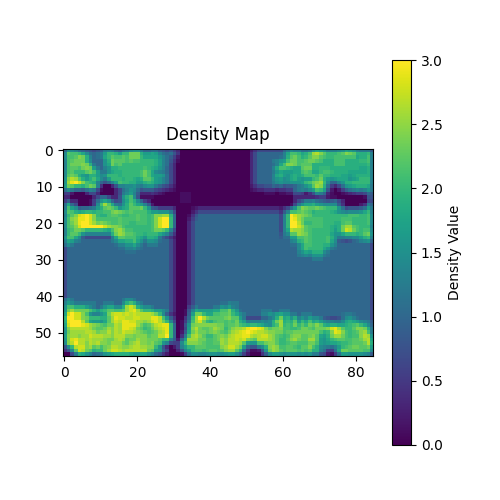
#> input picture density_map_3*3.png, 500 x 500 px
$ python Image_Splitter_by_grid.py 'density_map_3*3.png' 5 5 'density_map_5*5.png'
#> lines starting #> are read from the running program, lines starting #| are printed output that depends on the picture
import os
from PIL import Image
import sys

def split_image(image_path, grid_x, grid_y, output_dir):
    """
    Splits the image into smaller grid cells.

    :param image_path: Path to the input image.
    :param grid_x: Number of grid cells along the x-axis.
    :param grid_y: Number of grid cells along the y-axis.
    :param output_dir: Directory to save the output images.
    """
#> called with image_path = 'density_map_3*3.png', grid_x = 5, grid_y = 5, output_dir = 'density_map_5*5.png'
    try:
        img = Image.open(image_path)
#> img is the input picture: PIL image 500x500 RGBA; mean R, G, B, A 198.4, 214.2, 212.4, 255
        img_width, img_height = img.size
#> img_width = 500; img_height = 500
        cell_width = img_width // grid_x
#> cell_width = 100
        cell_height = img_height // grid_y
#> cell_height = 100

        # Create the output directory if it doesn't exist
        if not os.path.exists(output_dir):
            os.makedirs(output_dir)

        for x in range(grid_x):
            for y in range(grid_y):
                left = x * cell_width
                upper = y * cell_height
                right = (x+1) * cell_width
                lower = (y+1) * cell_height

                img_cropped = img.crop((left, upper, right, lower))
                output_path = os.path.join(output_dir, f'grid_{x}_{y}.png')
                img_cropped.save(output_path)
                print(f'Saved: {output_path}')
#> this loop made 5 passes
#> pass 1, in split_image, `img_cropped.save(output_path)`:
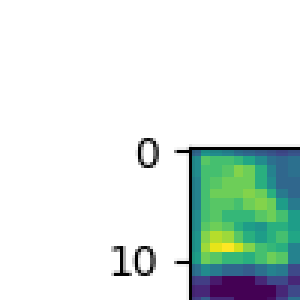
#> saved as grid_0_1.png: PIL image 100x100 RGBA (shown 3 times larger); mean R, G, B, A 216.8, 230.4, 225, 255
#> pass 1, in split_image, `img_cropped.save(output_path)`:
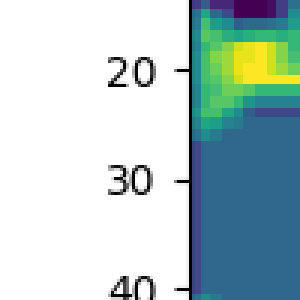
#> saved as grid_0_2.png: PIL image 100x100 RGBA (shown 3 times larger); mean R, G, B, A 179.7, 201, 201.5, 255
#> pass 1, in split_image, `img_cropped.save(output_path)`:
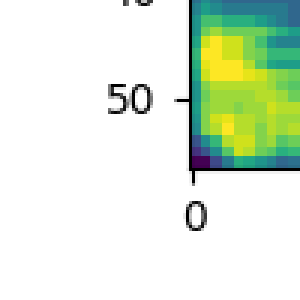
#> saved as grid_0_3.png: PIL image 100x100 RGBA (shown 3 times larger); mean R, G, B, A 222, 235.7, 216, 255
#> after the loop:
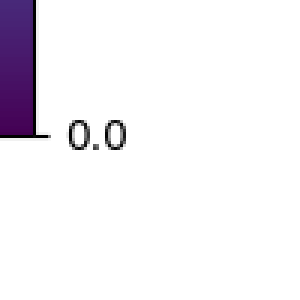
#> img_cropped: PIL image 100x100 RGBA (shown 3 times larger); mean R, G, B, A 242.6, 240.2, 244.2, 255

    except Exception as e:
        print(f"An error occurred: {e}")

if __name__ == "__main__":
    if len(sys.argv) != 5:
        print("Usage: python Image_Splitter_by_grid.py <image_path> <grid_x> <grid_y> <output_dir>")
        sys.exit(1)

    image_path, grid_x, grid_y, output_dir = sys.argv[1], int(sys.argv[2]), int(sys.argv[3]), sys.argv[4]
    split_image(image_path, grid_x, grid_y, output_dir)

$ run again, on density_map_with_neighborhood.png
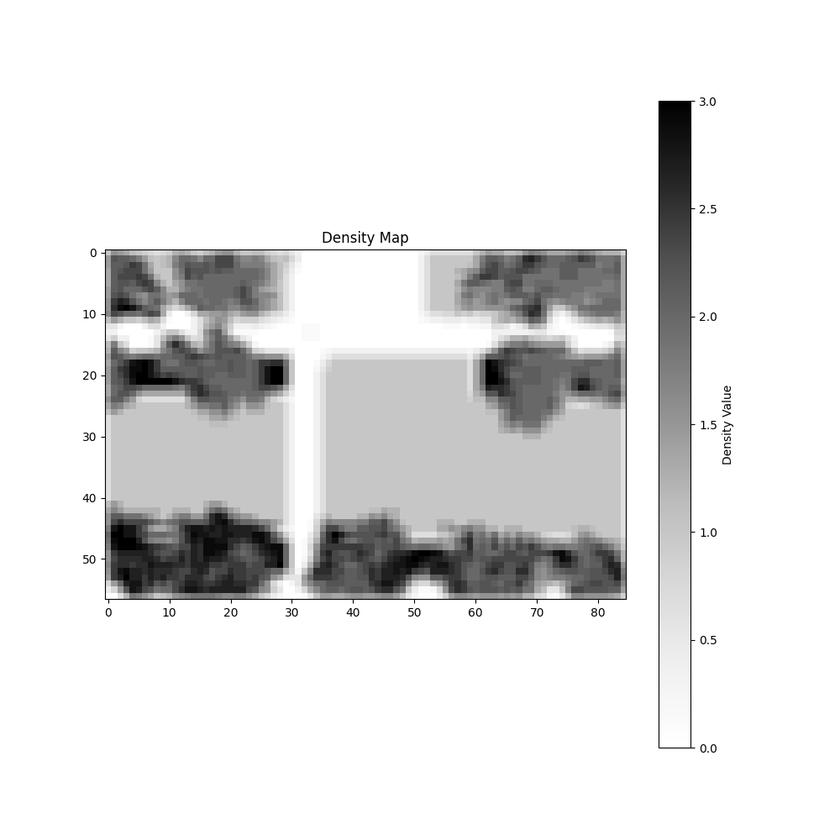
#> input picture density_map_with_neighborhood.png, 840 x 840 px, shrunk from 1000 x 1000 before the run
#> in split_image, img is the input picture: PIL image 840x840 RGBA; mean R, G, B, A 226.7, 226.7, 226.7, 255
#> the loop in split_image, `for x in range(grid_x):` made 5 passes
#> pass 1, in split_image, `img_cropped.save(output_path)`:
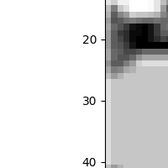
#> saved as grid_0_2.png: PIL image 168x168 RGBA; mean R, G, B, A 219.6, 219.6, 219.6, 255
#> after the loop in split_image, `for x in range(grid_x):`:
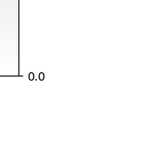
#> img_cropped: PIL image 168x168 RGBA; mean R, G, B, A 253.3, 253.3, 253.3, 255
